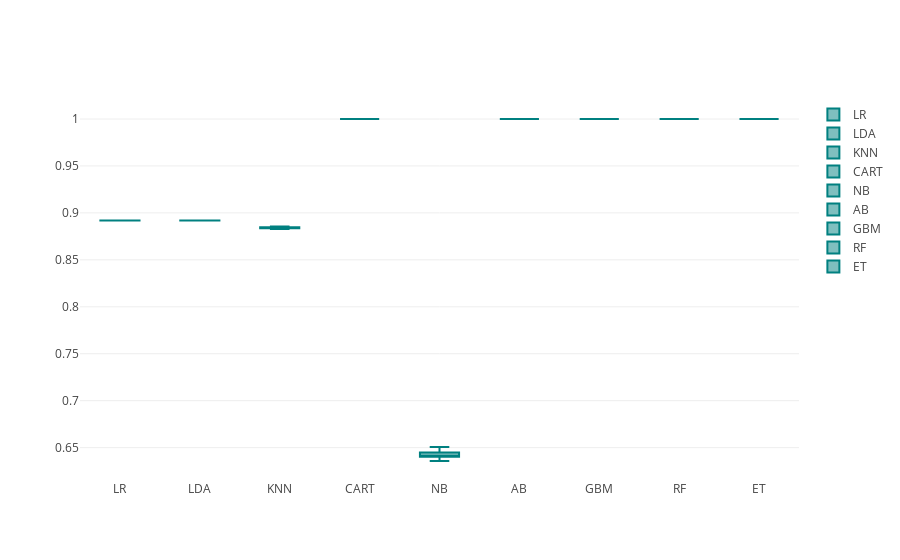

Notebook source saved alongside this figure:
### Code cell
PlotBoxR().PlotResult(names,results)

### Figure 1 — Plotly figure (JSON) as saved in the notebook; plotly's stock layout.template omitted (floating-point values rounded to 4 significant figures)
{"data": [{"marker": {"color": "rgb(0, 128, 128)"}, "name": "LR", "type": "box", "y": [0.8918, 0.8918, 0.8918, 0.8918, 0.8918, 0.8918, 0.8918, 0.8918, 0.8918, 0.8918]}, {"marker": {"color": "rgb(0, 128, 128)"}, "name": "LDA", "type": "box", "y": [0.8918, 0.8918, 0.8918, 0.8918, 0.8918, 0.8918, 0.8918, 0.8918, 0.8918, 0.8918]}, {"marker": {"color": "rgb(0, 128, 128)"}, "name": "KNN", "type": "box", "y": [0.8837, 0.884, 0.8845, 0.8841, 0.8828, 0.8848, 0.8835, 0.8838, 0.885, 0.8854]}, {"marker": {"color": "rgb(0, 128, 128)"}, "name": "CART", "type": "box", "y": [1, 1, 1, 1, 1, 1, 1, 1, 1, 1]}, {"marker": {"color": "rgb(0, 128, 128)"}, "name": "NB", "type": "box", "y": [0.6403, 0.6402, 0.6401, 0.6358, 0.6506, 0.645, 0.6403, 0.6432, 0.6419, 0.6448]}, {"marker": {"color": "rgb(0, 128, 128)"}, "name": "AB", "type": "box", "y": [1, 1, 1, 1, 1, 1, 1, 1, 1, 1]}, {"marker": {"color": "rgb(0, 128, 128)"}, "name": "GBM", "type": "box", "y": [1, 1, 1, 1, 1, 1, 1, 1, 1, 1]}, {"marker": {"color": "rgb(0, 128, 128)"}, "name": "RF", "type": "box", "y": [1, 1, 1, 1, 1, 1, 1, 1, 1, 1]}, {"marker": {"color": "rgb(0, 128, 128)"}, "name": "ET", "type": "box", "y": [1, 1, 1, 1, 1, 1, 1, 1, 1, 1]}], "layout": {}}
